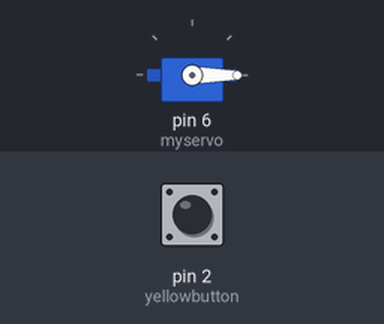
The sketch below on a simulated Arduino Uno, built with avr-gcc and run on an emulated ATmega328P. Parts: servo. Inputs (shaded band) come from the test bench; at power-on: pin 2 (yellowbutton) HIGH.

Above: at 1.2 s.
1.3 s: pin 2 (yellowbutton) pulled LOW for 0.15 s
At 2.5 s:
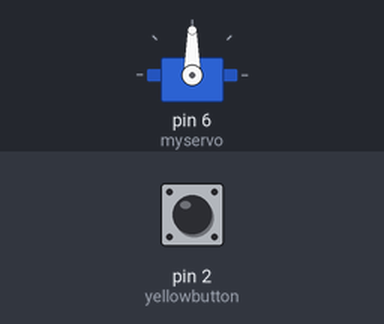
2.9 s: pin 2 (yellowbutton) pulled LOW for 1 s
At 3.7 s:
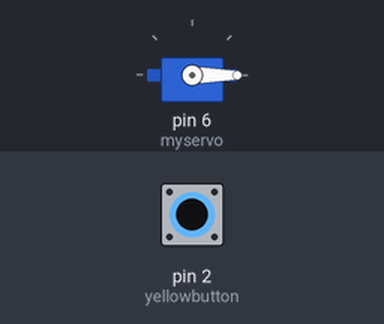
5.4 s: pin 2 (yellowbutton) pulled LOW for 3.2 s
At 6.8 s:
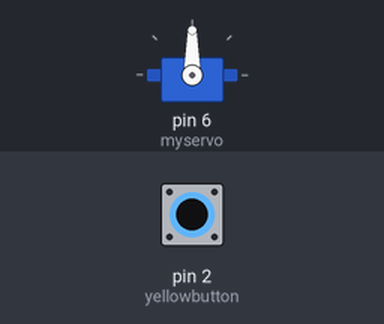
Timing chart, 0 to 8.4 s (numbered marks = the images above; inputs shaded):
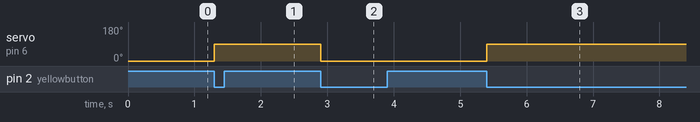

Measured:
- after the input at 1.3 s, servo on pin 6 (myservo): 0° → 90° at once
- after the input at 2.9 s, servo on pin 6 (myservo): 90° → 0° at once
- after the input at 5.4 s, servo on pin 6 (myservo): 0° → 90° at once

The sketch:

door.ino
```cpp
#include <Servo.h> // 서보 모터 라이브러리 추가

Servo myservo;  // 서보 모터 제어를 위한 객체 생성

int yellowbutton = 2;
bool currentState = false;     // 현재 위치 상태 (false = 0도, true = 90도)
bool lastButtonState = HIGH;   // 이전 버튼 상태

void setup() {
  myservo.attach(6);           // 서보 모터 핀 설정
  pinMode(yellowbutton, INPUT_PULLUP); // 버튼 입력 핀 (풀업 저항 사용)
  myservo.write(0);            // 초기 위치는 0도로 설정
}

void loop() {
  bool buttonState = digitalRead(yellowbutton);

  // 버튼이 눌리는 순간 감지 (HIGH → LOW)
  if (lastButtonState == HIGH && buttonState == LOW) {
    currentState = !currentState; // 상태 반전

    if (currentState) {
      myservo.write(90); // 90도로 이동
    } else {
      myservo.write(0);  // 0도로 이동
    }

    delay(200); // 서보 대기
  }

  lastButtonState = buttonState;
}
```
